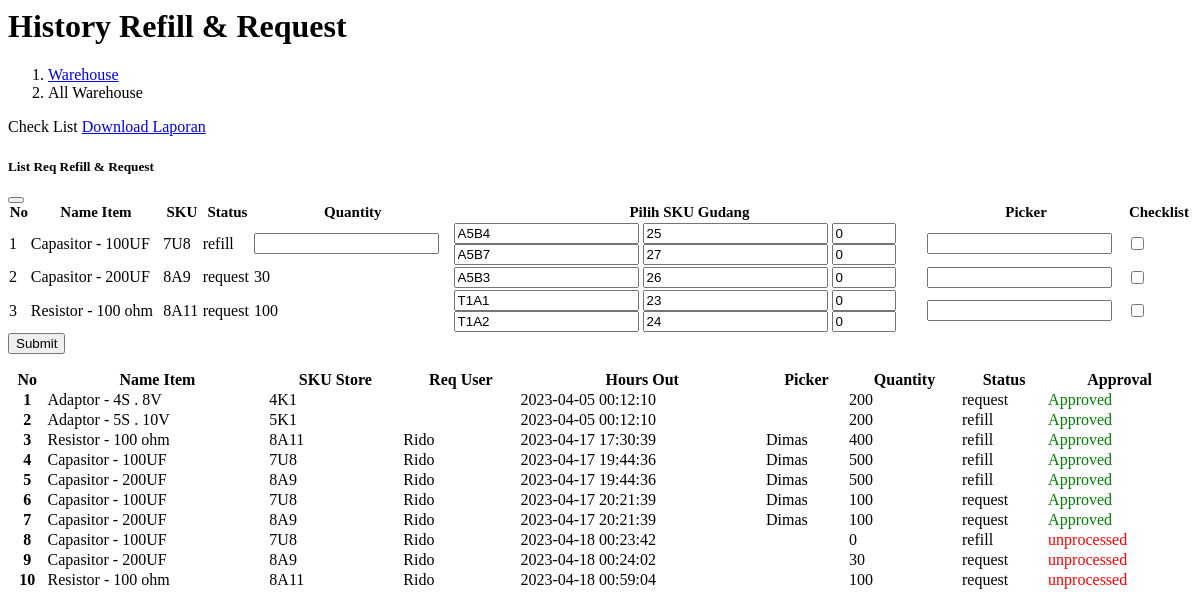
Before: /gudang/exititem.php with the older database file.
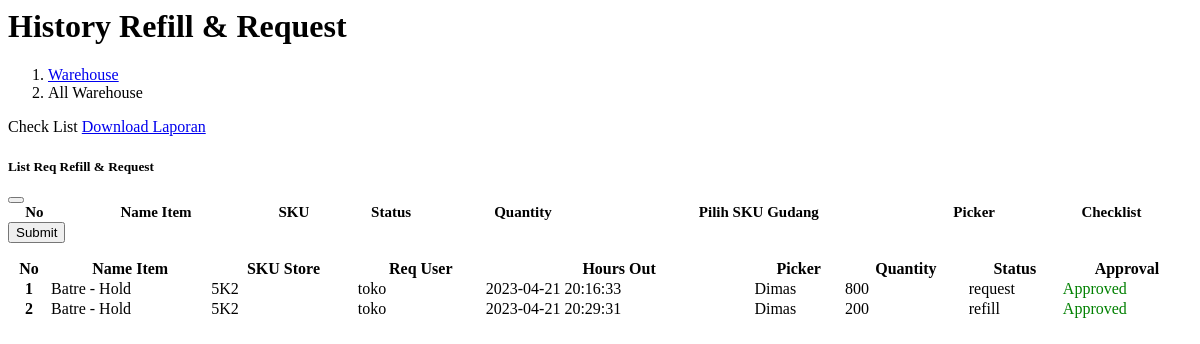
After: the same page with the newer database file.
### tables this page shows
CREATE TABLE `request_id` (
  `id_request` int(11) NOT NULL,
  `id_toko` int(11) NOT NULL,
  `quantity_req` int(11) NOT NULL,
  `quantity_count` int(11) NOT NULL,
  `type_req` varchar(200) NOT NULL,
  `status_req` varchar(200) NOT NULL,
  `picker` varchar(200) NOT NULL,
  `date` datetime NOT NULL DEFAULT current_timestamp(),
  `requester` varchar(200) NOT NULL
);

CREATE TABLE `product_id` (
  `id_product` int(11) NOT NULL,
  `image` mediumtext NOT NULL,
  `nama` varchar(200) NOT NULL,
  `jenis` varchar(200) NOT NULL
);

CREATE TABLE `toko_id` (
  `id_toko` int(11) NOT NULL,
  `sku_toko` varchar(200) NOT NULL DEFAULT '-',
  `id_product` int(11) NOT NULL,
  `quantity_toko` int(11) NOT NULL
);

CREATE TABLE `gudang_id` (
  `id_gudang` int(11) NOT NULL,
  `sku_gudang` varchar(200) NOT NULL,
  `id_product` int(11) NOT NULL,
  `quantity` int(11) NOT NULL,
  `lokasi_gudang` int(11) NOT NULL
);

### gudang/exititem.php (the view, shortened to what the changed rows need)
<link href="https://cdnjs.cloudflare.com/ajax/libs/select2/4.0.10/css/select2.min.css" rel="stylesheet" />
<div class="container-fluid">
    <h1 class="mt-4">History Refill & Request</h1>
    <div class="card mb-4">
        <div class="modal fade" id="smallModalceklist" tabindex="-1">
            <div class="modal-dialog modal-lg">
                <div class="modal-content">
                    <form method="post" action="">
                        <table class="table table-bordered" id="dataModal" width="100%" cellspacing="0">
                            <thead style="font-size: 15px;">
                                <tr>
                                    <th>No</th>
                                    <th>Name Item</th>
                                    <th>SKU</th>
                                    <th>Status</th>
                                    <th>Quantity</th>
                                    <th>Pilih SKU Gudang</th>
                                    <th>Picker</th>
                                    <th>Checklist</th>
                                </tr>
                            </thead>
                            <tbody>
                                <?php
                                $select = mysqli_query($conn, "SELECT * FROM request_id, toko_id, product_id WHERE request_id.id_toko=toko_id.id_toko AND toko_id.id_product=product_id.id_product AND status_req='unprocessed' ");
                                $i = 1;
                                while ($data = mysqli_fetch_array($select)) {
                                    $quantity = $data['quantity_req'];
                                    $idp = $data['id_product'];
                                ?>
                                    <tr>
                                        <td><?= $i++; ?></td>
                                        <td><?= $data['nama']; ?></td>
                                        <td><?= $data['sku_toko']; ?></td>
                                        <td><?= $data['type_req']; ?></td>
                                        <?php
                                        if ($quantity == 0) {
                                            echo "<td><input type='number' class='form-control' name='quantity[]'></td>";
                                        } else {
                                            echo "<td>$quantity</td>";
                                        }
                                        ?>
                                        <td valign="top">
                                            <?php
                                                $selectopsi = mysqli_query($conn, "SELECT id_gudang, sku_gudang, quantity FROM gudang_id WHERE id_product='$idp'");
                                                while ($opsi = mysqli_fetch_array($selectopsi)) {
                                                    $id = $opsi['id_gudang'];
                                                    $sku = $opsi['sku_gudang'];
                                            ?>
                                                    <input type='text' class='form-control' value='<?=$sku;?>' name='skug[]' readonly>
                                                    <input type='text' class='form-control' value='<?=$id;?>' name='idg[]' readonly>
                                                    <input type='number' class='form-control' value='0' max='<?=$opsi['quantity'];?>' min="0" name='quantitym[]'><br>
                                            <?php
                                                }
                                            ?>
                                        </td>
                                        <td><input readonly type="text" name="picker" value="<?= $_SESSION['nama_user']; ?>" class="form-control"></td>
                                        <td><input type="checkbox" name="cek[]" value="<?= $data['id_request']; ?>" class="form-check">
                                        </td>
                                    </tr>
                                <?php
                                }
                                ?>
                            </tbody>
                        </table>
                    </form>
                </div>
            </div>
        </div>
        <div class="card-body">
            <div class="table-responsive">
                <table class="table table-hover table-bordered" id="dataTable" width="100%" cellspacing="0">
                    <thead>
                        <tr>
                            <th>No</th>
                            <th>Name Item</th>
                            <th>SKU Store</th>
                            <th>Req User</th>
                            <th>Hours Out</th>
                            <th>Picker</th>
                            <th>Quantity</th>
                            <th>Status</th>
                            <th>Approval</th>
                        </tr>
                    </thead>
                    <tbody>
                        <?php
                        $select = mysqli_query($conn, "SELECT nama, sku_toko, requester, date, picker, quantity_req, type_req, status_req FROM request_id, toko_id, product_id WHERE request_id.id_toko=toko_id.id_toko AND toko_id.id_product=product_id.id_product");
                        $i = 1;
                        while ($data = mysqli_fetch_array($select)) {
                            $stat = $data['status_req'];
                        ?>
                            <tr>
                                <th><?= $i++; ?></th>
                                <td><?= $data['nama']; ?></td>
                                <td class="text-uppercase"><?= $data['sku_toko']; ?></td>
                                <td><?= $data['requester']; ?></td>
                                <td><?= $data['date']; ?></td>
                                <td><?= $data['picker']; ?></td>
                                <td><?= $data['quantity_req']; ?></td>
                                <td><?= $data['type_req']; ?></td>
                                <?php
                                if ($stat == 'Approved') {
                                    echo "<td style='color: green;'>$stat</td>";
                                } elseif ($stat == 'unprocessed') {
                                    echo "<td style='color: red;'>$stat</td>";
                                } else {
                                    echo "<td style='color: orange;'>$stat</td>";
                                }
                                ?>
                            </tr>
                        <?php
                        }
                        ?>
                    </tbody>
                </table>
            </div>
        </div>
    </div>
</div>

Changed rows visible on the page:
removed request_id: product_id.nama "Capasitor - 100UF", id_toko.sku_toko "7U8", type_req "refill", requester "Rido", date "2023-04-18 00:23:42", quantity_req "0", status_req "unprocessed"
no longer on one of the page's lists (row edited): request_id: product_id.nama "Capasitor - 200UF", id_toko.sku_toko "8A9", type_req "request", quantity_req "30"
removed gudang_id: sku_gudang "A5B4", id_gudang "25", shown under "Capasitor - 100UF"
no longer on one of the page's lists (row edited): request_id: product_id.nama "Resistor - 100 ohm", id_toko.sku_toko "8A11", type_req "request", quantity_req "100"
removed gudang_id: sku_gudang "A5B7", id_gudang "27", shown under "Capasitor - 100UF"
removed gudang_id: sku_gudang "A5B3", id_gudang "26", shown under request_id "request"
removed gudang_id: sku_gudang "T1A1", id_gudang "23", shown under request_id "Resistor - 100 ohm"
removed gudang_id: sku_gudang "T1A2", id_gudang "24", shown under request_id "Resistor - 100 ohm"
removed request_id: product_id.nama "Adaptor - 4S . 8V", id_toko.sku_toko "4K1", date "2023-04-05 00:12:10", quantity_req "200", type_req "request", status_req "Approved"
removed request_id: product_id.nama "Adaptor - 5S . 10V", id_toko.sku_toko "5K1", date "2023-04-05 00:12:10", quantity_req "200", type_req "refill", status_req "Approved"
removed request_id: product_id.nama "Resistor - 100 ohm", id_toko.sku_toko "8A11", requester "Rido", date "2023-04-17 17:30:39", picker "Dimas", quantity_req "400", type_req "refill", status_req "Approved"
removed request_id: product_id.nama "Capasitor - 100UF", id_toko.sku_toko "7U8", requester "Rido", date "2023-04-17 19:44:36", picker "Dimas", quantity_req "500", type_req "refill", status_req "Approved"
removed request_id: product_id.nama "Capasitor - 200UF", id_toko.sku_toko "8A9", requester "Rido", date "2023-04-17 19:44:36", picker "Dimas", quantity_req "500", type_req "refill", status_req "Approved"
removed request_id: product_id.nama "Capasitor - 100UF", id_toko.sku_toko "7U8", requester "Rido", date "2023-04-17 20:21:39", picker "Dimas", quantity_req "100", type_req "request", status_req "Approved"
removed request_id: product_id.nama "Capasitor - 200UF", id_toko.sku_toko "8A9", requester "Rido", date "2023-04-17 20:21:39", picker "Dimas", quantity_req "100", type_req "request", status_req "Approved"
changed request_id "request": product_id.nama "Capasitor - 200UF" → "Batre - Hold"; id_toko.sku_toko "8A9" → "5K2"; requester "Rido" → "toko"; date "2023-04-18 00:24:02" → "2023-04-21 20:16:33"; picker (not shown) → "Dimas"; quantity_req "30" → "800"; status_req "unprocessed" → "Approved"
changed request_id: product_id.nama "Resistor - 100 ohm" → "Batre - Hold"; id_toko.sku_toko "8A11" → "5K2"; requester "Rido" → "toko"; date "2023-04-18 00:59:04" → "2023-04-21 20:29:31"; picker (not shown) → "Dimas"; quantity_req "100" → "200"; type_req "request" → "refill"; status_req "unprocessed" → "Approved"
